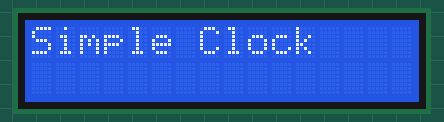
Simulated run of this sketch. Board: Arduino Uno, built with avr-gcc and run on an emulated ATmega328P. On the bench: 16×2 character LCD.

Above: at 0.1 s.
At 2.1 s:
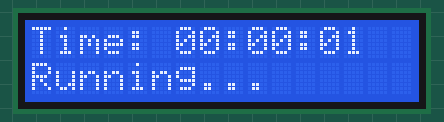
At 11.1 s:
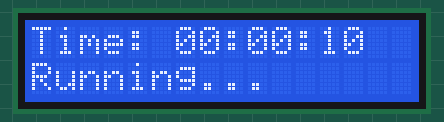
At 20.1 s:
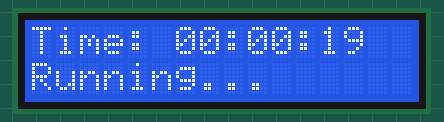
At 29.1 s:
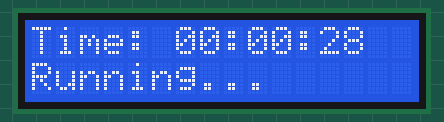
At 38.1 s:
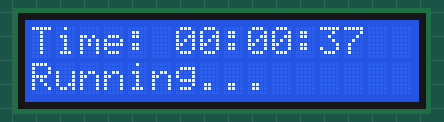

Measured:
- what the display in image 1 shows lasts 1.0 s, from 2.1 s to 3.1 s

The sketch:

SimpleClockWithLCD.ino
```cpp
#include <LiquidCrystal.h>

// Initialize the LCD (RS, E, D4, D5, D6, D7)
LiquidCrystal lcd(12, 11, 5, 4, 3, 2);

unsigned long previousMillis = 0;
int seconds = 0;
int minutes = 0;
int hours = 0;

void setup() {
  lcd.begin(16, 2);
  lcd.print("Simple Clock");
  delay(2000);
  lcd.clear();
}

void loop() {
  unsigned long currentMillis = millis();

  // Check if 1 second has passed
  if (currentMillis - previousMillis >= 1000) {
    previousMillis = currentMillis;
    seconds++;

    if (seconds >= 60) {
      seconds = 0;
      minutes++;
    }

    if (minutes >= 60) {
      minutes = 0;
      hours++;
    }

    if (hours >= 24) {
      hours = 0;
    }

    // Display time on LCD
    lcd.setCursor(0, 0);
    lcd.print("Time:");
    lcd.setCursor(6, 0);

    // Format HH:MM:SS
    if (hours < 10) lcd.print('0');
    lcd.print(hours);
    lcd.print(':');
    if (minutes < 10) lcd.print('0');
    lcd.print(minutes);
    lcd.print(':');
    if (seconds < 10) lcd.print('0');
    lcd.print(seconds);

    lcd.setCursor(0, 1);
    lcd.print("Running...     ");
  }
}
```
